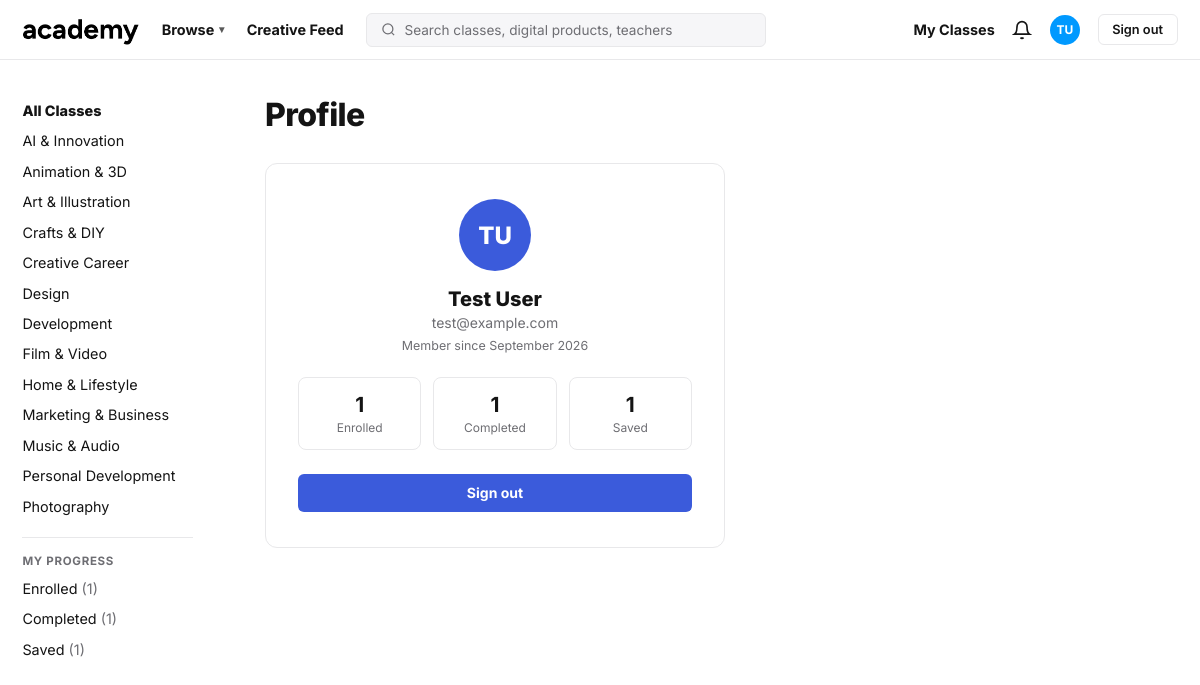
Screenshot of /my/profile/ (signed in) with the database file from the repository.
### accounts/models.py (models this page shows, shortened)
class User(AbstractBaseUser, PermissionsMixin):
    email = models.EmailField(unique=True)
    first_name = models.CharField(max_length=100)
    last_name = models.CharField(max_length=100)
    is_active = models.BooleanField(default=True)
    is_staff = models.BooleanField(default=False)
    date_joined = models.DateTimeField(auto_now_add=True)
    USERNAME_FIELD = "email"
    REQUIRED_FIELDS = ["first_name", "last_name"]
    objects = UserManager()
    def get_full_name(self):
        return f"{self.first_name} {self.last_name}"

### accounts/views.py (the view)
# urls.py: path("my/profile/", views.profile_view, name="profile"),
@login_required
def profile_view(request):
    ctx = _course_context(request.user)
    ctx["bottom"] = "profile"
    return render(request, "profile.html", ctx)

### accounts/models.py (called while the page is built)
    def tag_list(self):
        return [t.strip() for t in self.tags.split(",") if t.strip()]

### accounts/views.py (called while the page is built)
def ensure_demo_courses():
    if Course.objects.exists():
        return
    for data in DEMO_COURSES:
        Course.objects.create(**data)

### templates/profile.html (shortened to what this page needs)
{% load static %}
<!DOCTYPE html>
<html lang="en">
<head>
</head>
<body>
  <header>
    <a class="logo" href="{% url 'dashboard' %}"><img src="{% static 'images/logo.png' %}" alt="Academy"></a>
    <a class="top-link hide-m" href="{% url 'dashboard' %}">Browse <span class="caret">▾</span></a>
    <a class="top-link hide-m" href="{% url 'dashboard' %}">Creative Feed</a>
    <form class="search-form" method="get" action="{% url 'dashboard' %}">
      <div class="search-wrap">
        <svg width="15" height="15" viewBox="0 0 24 24" fill="none" stroke="currentColor" stroke-width="2"><circle cx="11" cy="11" r="8"/><line x1="21" y1="21" x2="16.65" y2="16.65"/></svg>
        <input type="text" name="q" value="{{ query|default:'' }}" placeholder="Search classes, digital products, teachers" />
      </div>
    </form>
    <nav class="top-right">
      <a class="top-link hide-m" href="{% url 'enrolled' %}">My Classes</a>
      <button class="bell" aria-label="Notifications">
        <svg width="20" height="20" viewBox="0 0 24 24" fill="none" stroke="currentColor" stroke-width="2"><path d="M18 8A6 6 0 006 8c0 7-3 9-3 9h18s-3-2-3-9"/><path d="M13.73 21a2 2 0 01-3.46 0"/></svg>
      </button>
      <div class="avatar">{{ user.first_name.0|default:"A" }}{{ user.last_name.0 }}</div>
      <a class="signout" href="{% url 'logout' %}">Sign out</a>
    </nav>
  </header>
  <div class="layout">
    <aside id="sidebar">
      <a class="side-link strong {% if not active_category %}active{% endif %}" href="{% url 'dashboard' %}">All Classes</a>
      {% for cat in categories %}
      <a class="side-link {% if active_category == cat %}active{% endif %}" href="{% url 'dashboard' %}?category={{ cat|urlencode }}">{{ cat }}</a>
      {% endfor %}
      <div class="side-sep"></div>
      <div class="side-label">My Progress</div>
      <a class="side-link {% if page == 'enrolled' %}active{% endif %}" href="{% url 'enrolled' %}">Enrolled <span class="side-count">({{ enrolled_count|default:0 }})</span></a>
      <a class="side-link {% if page == 'completed' %}active{% endif %}" href="{% url 'completed' %}">Completed <span class="side-count">({{ completed_count|default:0 }})</span></a>
      <a class="side-link {% if page == 'saved' %}active{% endif %}" href="{% url 'saved' %}">Saved <span class="side-count">({{ saved_count|default:0 }})</span></a>
    </aside>
    <main>
      <h1 class="page-title">Profile</h1>
      <div class="profile-card">
        <div class="profile-avatar">{{ user.first_name.0|default:"A" }}{{ user.last_name.0 }}</div>
        <div class="profile-name">{{ user.get_full_name }}</div>
        <div class="profile-email">{{ user.email }}</div>
        <div class="profile-meta">Member since {{ user.date_joined|date:"F Y" }}</div>
        <div class="profile-stats">
          <a href="{% url 'enrolled' %}"><strong>{{ enrolled_count|default:0 }}</strong><span>Enrolled</span></a>
          <a href="{% url 'completed' %}"><strong>{{ completed_count|default:0 }}</strong><span>Completed</span></a>
          <a href="{% url 'saved' %}"><strong>{{ saved_count|default:0 }}</strong><span>Saved</span></a>
        </div>
        <a class="profile-signout" href="{% url 'logout' %}">Sign out</a>
      </div>
    </main>
  </div>
</body>
</html>

### templates/profile.html (style rules this page uses)
*, *::before, *::after { box-sizing: border-box; margin: 0; padding: 0; }
:root { --header: #101012; --green: #00dd7d; --ink: #141414; --muted: #6e6e73; --border: #e8e8ea; --pill: #f1f1f3; --accent: #3b5bdb; --accent-hover: #2f49c9; --success: #15803d; }
body { font-family: 'Inter', -apple-system, 'Segoe UI', sans-serif; background: #fff; color: var(--ink); min-height: 100vh; -webkit-font-smoothing: antialiased; }
header { background: #fff; color: var(--ink); min-height: 60px; display: flex; align-items: center; gap: 1.4rem; flex-wrap: wrap; padding: 0.5rem 1.4rem; position: sticky; top: 0; z-index: 100; border-bottom: 1px solid var(--border); }
.logo img { height: 30px; width: auto; display: block; }
.top-link { color: var(--ink); text-decoration: none; font-size: 0.9rem; font-weight: 700; white-space: nowrap; display: flex; align-items: center; gap: 0.3rem; }
.top-link .caret { font-size: 0.65rem; opacity: 0.7; }
.search-form { flex: 1; max-width: 400px; min-width: 180px; }
.search-wrap { display: flex; align-items: center; gap: 0.55rem; border: 1px solid var(--border); border-radius: 6px; background: #f6f6f8; padding: 0.5rem 0.85rem; color: var(--muted); }
.search-wrap input { flex: 1; min-width: 0; background: transparent; border: none; outline: none; color: var(--ink); font-family: inherit; font-size: 0.85rem; }
.search-wrap input::placeholder { color: var(--muted); }
.top-right { margin-left: auto; display: flex; align-items: center; gap: 1.1rem; }
.bell { background: none; border: none; color: var(--ink); cursor: pointer; padding: 0; display: flex; }
.avatar { width: 30px; height: 30px; border-radius: 50%; background: #0099ff; color: #fff; display: flex; align-items: center; justify-content: center; font-size: 0.75rem; font-weight: 700; }
.signout { color: var(--ink); font-size: 0.8rem; font-weight: 600; text-decoration: none; white-space: nowrap; border: 1px solid var(--border); border-radius: 6px; padding: 0.45rem 0.85rem; }
.layout { display: flex; max-width: 1320px; margin: 0 auto; align-items: flex-start; }
aside { width: 225px; flex-shrink: 0; padding: 2.2rem 0 2rem 1.4rem; position: sticky; top: 60px; max-height: calc(100vh - 60px); overflow-y: auto; }
.side-link { display: block; font-size: 0.9rem; color: var(--ink); text-decoration: none; padding: 0.42rem 0; }
.side-link.strong { font-weight: 800; }
.side-link.active { font-weight: 800; }
.side-sep { border-top: 1px solid var(--border); margin: 1rem 2rem 1rem 0; }
.side-label { font-size: 0.72rem; font-weight: 700; text-transform: uppercase; letter-spacing: 0.06em; color: var(--muted); margin: 0 0 0.3rem; }
.side-count { color: var(--muted); font-weight: 400; }
main { flex: 1; min-width: 0; padding: 2.2rem 2.5rem 4rem; }
.page-title { font-size: 2rem; font-weight: 800; letter-spacing: -0.02em; margin-bottom: 1.8rem; }
.profile-card { max-width: 460px; background: #fff; border: 1px solid var(--border); border-radius: 12px; padding: 2.2rem 2rem; text-align: center; }
.profile-avatar { width: 72px; height: 72px; border-radius: 50%; background: var(--accent); color: #fff; display: flex; align-items: center; justify-content: center; font-size: 1.5rem; font-weight: 800; margin: 0 auto 1rem; }
.profile-name { font-size: 1.25rem; font-weight: 800; }
.profile-email { font-size: 0.875rem; color: var(--muted); margin-top: 0.2rem; }
.profile-meta { font-size: 0.78rem; color: var(--muted); margin-top: 0.4rem; }
.profile-stats { display: flex; gap: 0.75rem; margin: 1.5rem 0; }
.profile-stats a { flex: 1; border: 1px solid var(--border); border-radius: 8px; padding: 0.9rem 0.5rem; text-decoration: none; color: var(--ink); display: flex; flex-direction: column; gap: 0.15rem; }
.profile-stats strong { font-size: 1.3rem; }
.profile-stats span { font-size: 0.75rem; color: var(--muted); }
.profile-signout { display: block; background: var(--accent); color: #fff; font-weight: 700; font-size: 0.875rem; text-decoration: none; border-radius: 6px; padding: 0.65rem; }

### rows the page displays
User: first_name.0 "T", last_name.0 "U", get_full_name "Test User", email "test@example.com", date_joined "September 2026"

### other values shown
{{ cat }} "AI & Innovation" "Animation & 3D" "Art & Illustration" "Crafts & DIY" "Creative Career" "Design" "Development" "Film & Video" "Home & Lifestyle" "Marketing & Business" "Music & Audio" "Personal Development" "Photography"
{{ enrolled_count|default:0 }} "1"
{{ completed_count|default:0 }} "1"
{{ saved_count|default:0 }} "1"
